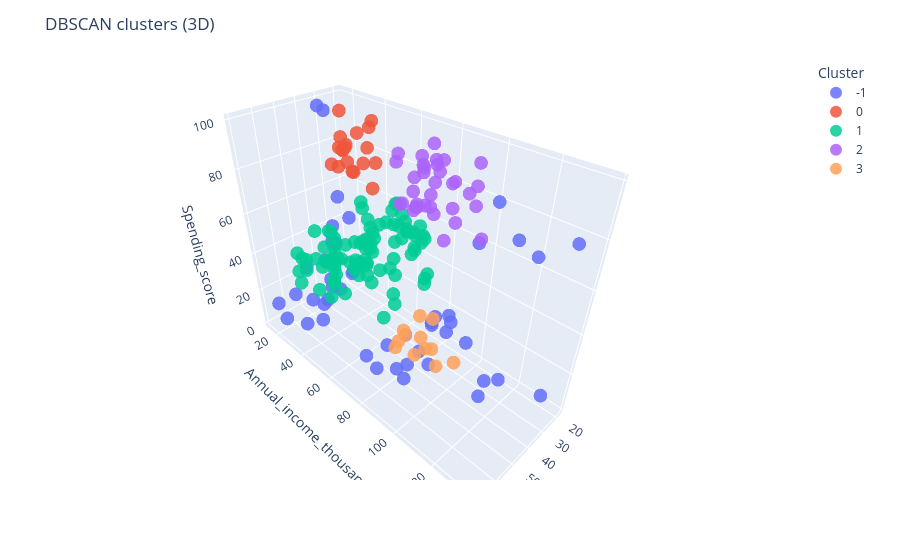

Notebook code for this chart:
### Markdown cell above
## 3.5 Plot clusters

### Code cell
import plotly.graph_objects as go
import plotly.express as px

df_original = df[FEATURE_COLS].to_numpy()

# plot dataframe
plot_df = pd.DataFrame(df_original, columns=FEATURE_COLS).assign(
    cluster=labels.astype(str)
)

# points
fig = px.scatter_3d(
    plot_df,
    x=FEATURE_COLS[0],
    y=FEATURE_COLS[1],
    z=FEATURE_COLS[2],
    color="cluster",
    opacity=0.85,
)

fig.update_layout(
    title="DBSCAN clusters (3D)",
    scene=dict(
        xaxis_title=FEATURE_COLS[0],
        yaxis_title=FEATURE_COLS[1],
        zaxis_title=FEATURE_COLS[2],
    ),
    legend=dict(
        title="Cluster",
        itemsizing="constant",
        x=1.15,
        y=1,
        xanchor="left",
        yanchor="top"
    ),
    margin=dict(r=180)
)

fig.show()
fig.write_html(f"{PROJECT_DIR}/reports/figures/DBSCAN_clusters_3d.html", include_plotlyjs="cdn")

### Figure 1 — Plotly figure (JSON) as saved in the notebook; plotly's stock layout.template omitted (floating-point values rounded to 4 significant figures)
{"data": [{"hovertemplate": "cluster=-1<br>Age=%{x}<br>Annual_income_thousands=%{y}<br>Spending_score=%{z}<extra></extra>", "legendgroup": "-1", "marker": {"color": "#636efa", "opacity": 0.85, "symbol": "circle"}, "mode": "markers", "name": "-1", "scene": "scene", "showlegend": true, "type": "scatter3d", "x": [19, 20, 31, 35, 64, 67, 35, 58, 37, 35, 52, 35, 35, 46, 54, 45, 35, 40, 60, 53, 49, 42, 36, 59, 47, 20, 19, 57, 25, 34, 19, 50, 52, 58, 59, 37, 41, 54, 34, 32, 33, 38, 47, 35, 45, 32, 32, 30], "y": [15, 16, 17, 18, 19, 19, 19, 20, 20, 21, 23, 23, 24, 25, 28, 28, 28, 29, 30, 33, 33, 34, 37, 71, 71, 73, 74, 75, 77, 78, 81, 85, 88, 88, 93, 97, 99, 101, 103, 103, 113, 113, 120, 120, 126, 126, 137, 137], "z": [39, 6, 40, 6, 3, 14, 99, 15, 13, 35, 29, 98, 35, 5, 14, 32, 61, 31, 4, 4, 14, 17, 26, 11, 9, 5, 10, 5, 12, 1, 5, 26, 13, 15, 14, 32, 39, 24, 23, 69, 8, 91, 16, 79, 28, 74, 18, 83]}, {"hovertemplate": "cluster=0<br>Age=%{x}<br>Annual_income_thousands=%{y}<br>Spending_score=%{z}<extra></extra>", "legendgroup": "0", "marker": {"color": "#EF553B", "opacity": 0.85, "symbol": "circle"}, "mode": "markers", "name": "0", "scene": "scene", "showlegend": true, "type": "scatter3d", "x": [21, 23, 22, 23, 30, 24, 22, 20, 25, 31, 29, 23, 21, 18, 21, 30, 20, 24, 24], "y": [15, 16, 17, 18, 19, 20, 20, 21, 24, 25, 28, 29, 30, 33, 33, 34, 37, 38, 39], "z": [81, 77, 76, 94, 72, 77, 79, 66, 73, 73, 82, 87, 73, 92, 81, 73, 75, 92, 65]}, {"hovertemplate": "cluster=1<br>Age=%{x}<br>Annual_income_thousands=%{y}<br>Spending_score=%{z}<extra></extra>", "legendgroup": "1", "marker": {"color": "#00cc96", "opacity": 0.85, "symbol": "circle"}, "mode": "markers", "name": "1", "scene": "scene", "showlegend": true, "type": "scatter3d", "x": [65, 48, 31, 49, 50, 27, 29, 31, 49, 33, 31, 59, 50, 47, 51, 69, 27, 53, 70, 19, 67, 54, 63, 18, 43, 68, 19, 32, 70, 47, 60, 60, 59, 26, 45, 40, 23, 49, 57, 38, 67, 46, 21, 48, 55, 22, 34, 50, 68, 18, 48, 40, 32, 24, 47, 27, 48, 20, 23, 49, 67, 26, 49, 21, 66, 54, 68, 66, 65, 19, 38, 19, 18, 19, 63, 49, 51, 50, 27, 38, 40, 23, 43, 25, 28, 48, 56], "y": [38, 39, 39, 39, 40, 40, 40, 40, 42, 42, 43, 43, 43, 43, 44, 44, 46, 46, 46, 46, 47, 47, 48, 48, 48, 48, 48, 48, 49, 49, 50, 50, 54, 54, 54, 54, 54, 54, 54, 54, 54, 54, 54, 54, 57, 57, 58, 58, 59, 59, 60, 60, 60, 60, 60, 60, 61, 61, 62, 62, 62, 62, 62, 62, 63, 63, 63, 63, 63, 63, 64, 64, 65, 65, 65, 65, 67, 67, 67, 67, 69, 70, 71, 72, 76, 77, 79], "z": [35, 36, 61, 28, 55, 47, 42, 42, 52, 60, 54, 60, 45, 41, 50, 46, 51, 46, 56, 55, 52, 59, 51, 59, 50, 48, 59, 47, 55, 42, 49, 56, 47, 54, 53, 48, 52, 42, 51, 55, 41, 44, 57, 46, 58, 55, 60, 46, 55, 41, 49, 40, 42, 52, 47, 50, 42, 49, 41, 48, 59, 55, 56, 42, 50, 46, 43, 48, 52, 54, 42, 46, 48, 50, 43, 59, 43, 57, 56, 40, 58, 29, 35, 34, 40, 36, 35]}, {"hovertemplate": "cluster=2<br>Age=%{x}<br>Annual_income_thousands=%{y}<br>Spending_score=%{z}<extra></extra>", "legendgroup": "2", "marker": {"color": "#ab63fa", "opacity": 0.85, "symbol": "circle"}, "mode": "markers", "name": "2", "scene": "scene", "showlegend": true, "type": "scatter3d", "x": [39, 31, 40, 38, 39, 31, 29, 32, 35, 32, 32, 28, 32, 34, 39, 38, 27, 30, 30, 29, 31, 36, 33, 32, 28, 36, 30, 27, 35, 32, 29, 30, 28, 36], "y": [69, 70, 71, 71, 71, 72, 73, 73, 74, 75, 76, 77, 77, 78, 78, 78, 78, 78, 78, 79, 81, 85, 86, 87, 87, 87, 88, 88, 93, 97, 98, 99, 101, 103], "z": [91, 77, 95, 75, 75, 71, 88, 73, 72, 93, 87, 97, 74, 90, 88, 76, 89, 78, 73, 83, 93, 75, 95, 63, 75, 92, 86, 69, 90, 86, 88, 97, 68, 85]}, {"hovertemplate": "cluster=3<br>Age=%{x}<br>Annual_income_thousands=%{y}<br>Spending_score=%{z}<extra></extra>", "legendgroup": "3", "marker": {"color": "#FFA15A", "opacity": 0.85, "symbol": "circle"}, "mode": "markers", "name": "3", "scene": "scene", "showlegend": true, "type": "scatter3d", "x": [44, 34, 43, 44, 47, 37, 42, 36, 40, 36, 46, 41], "y": [73, 78, 78, 78, 78, 78, 86, 87, 87, 87, 98, 103], "z": [7, 22, 17, 20, 16, 1, 20, 27, 13, 10, 15, 17]}], "layout": {"legend": {"itemsizing": "constant", "title": {"text": "Cluster"}, "tracegroupgap": 0, "x": 1.15, "xanchor": "left", "y": 1, "yanchor": "top"}, "margin": {"r": 180, "t": 60}, "scene": {"domain": {"x": [0, 1], "y": [0, 1]}, "xaxis": {"title": {"text": "Age"}}, "yaxis": {"title": {"text": "Annual_income_thousands"}}, "zaxis": {"title": {"text": "Spending_score"}}}, "title": {"text": "DBSCAN clusters (3D)"}}}
